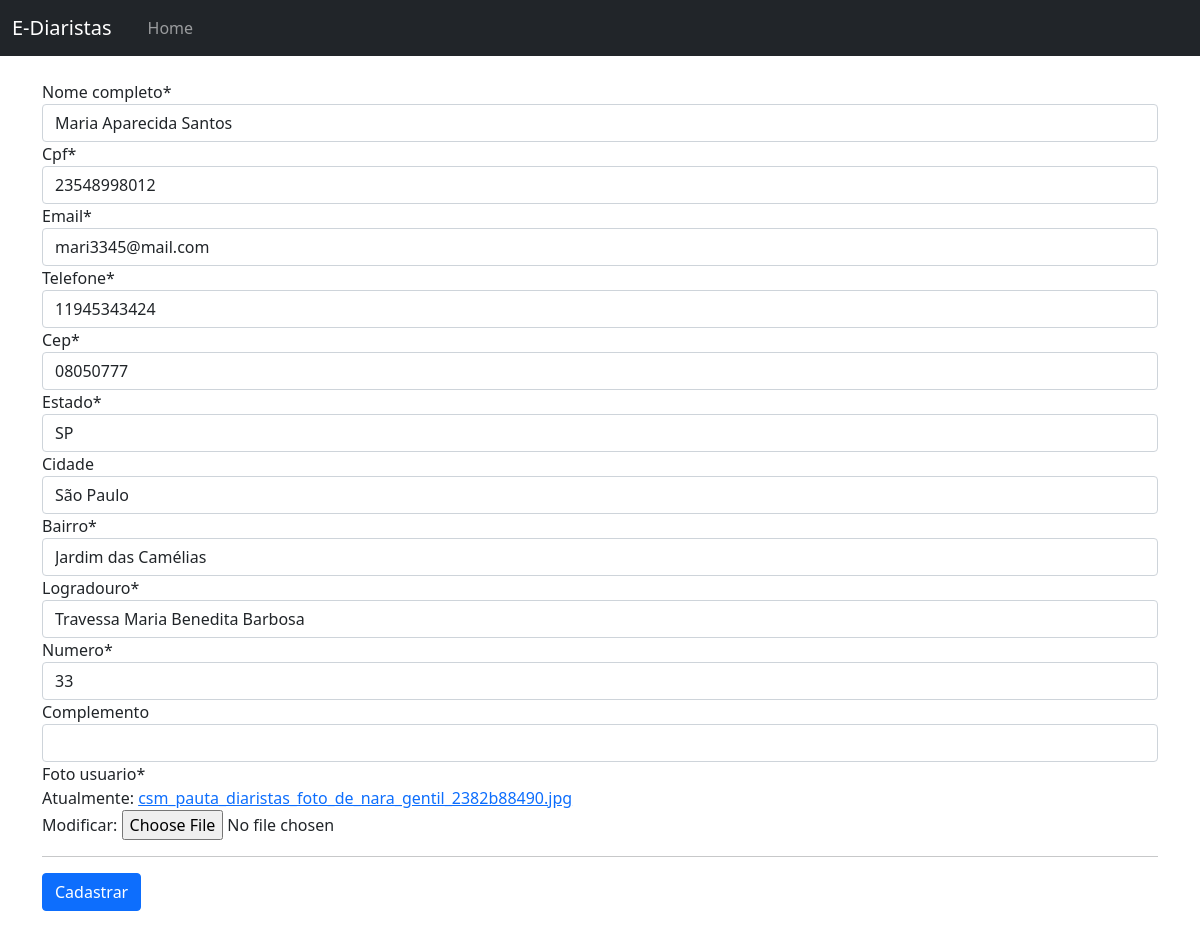
Screenshot of /web/editar_diarista/5 with the database file from the repository.
### web/models.py (models this page shows)
class Diaristas(models.Model):
    nome_completo = models.CharField(max_length=100, null=False, blank=False)
    cpf = models.CharField(max_length=12, null=False, blank=False, unique=True)
    email = models.EmailField(null=False, blank=False, unique=True)
    telefone = models.CharField(max_length=11, null=False, blank=False)
    cep = models.CharField(max_length=8, null=False, blank=False)
    estado = models.CharField(max_length=2, null=False, blank=False)
    cidade = models.CharField(max_length=30, null=False, blank=True)
    bairro = models.CharField(max_length=30, null=False, blank=False)
    logradouro = models.CharField(max_length=60, null=False, blank=False)
    numero = models.IntegerField(null=False, blank=False)
    complemento = models.CharField(max_length=100, null=False, blank=True)
    codigo_ibge = models.IntegerField(null=False, blank=False)
    foto_usuario = models.ImageField(null=False)

### web/views.py (the view)
# urls.py: path('editar_diarista/<int:diarista_id>', views.editar_diarista, name='editar_diarista' ),
def editar_diarista(request, diarista_id):
    diarista = Diaristas.objects.get(id=diarista_id)
    if request.method == 'POST':
        form_diarista = diarista_form.DiaristaForm(request.POST or None, request.FILES, instance=diarista)
        if form_diarista.is_valid():
            form_diarista.save()
            return redirect('listar_diaristas')
    else:
        form_diarista = diarista_form.DiaristaForm(instance=diarista)
    return  render(request, 'form_diaristas.html', {'form_diarista': form_diarista})

### web/forms/diarista_form.py (shortened to what this page needs)
class DiaristaForm(forms.ModelForm):
    cpf = forms.CharField(widget=forms.TextInput(attrs={'data-mask': "000.000.000-00"}))
    cep = forms.CharField(widget=forms.TextInput(attrs={'data-mask': "00000-000"}))
    telefone = forms.CharField(widget=forms.TextInput(attrs={'data-mask': "(00) 0 0000-0000"}))
    class Meta:
        model = models.Diaristas
        exclude = ('codigo_ibge', )

### web/templates/form_diaristas.html (shortened to what this page needs)
{% extends 'base.html' %} {% load crispy_forms_tags %} {% block conteudo %}
<form method="post" enctype="multipart/form-data">
  <br />
  {% csrf_token %} {{form_diarista|crispy}}
  <hr />
  <button type="submit" class="btn btn-primary">Cadastrar</button>
  <br /><br />
</form>
{% endblock conteudo %}

### rows the page displays
Diaristas: nome_completo "Maria Aparecida Santos", cpf "23548998012", email "mari3345@mail.com", telefone "11945343424", cep "08050777", estado "SP", cidade "São Paulo", bairro "Jardim das Camélias", logradouro "Travessa Maria Benedita Barbosa", numero "33"
